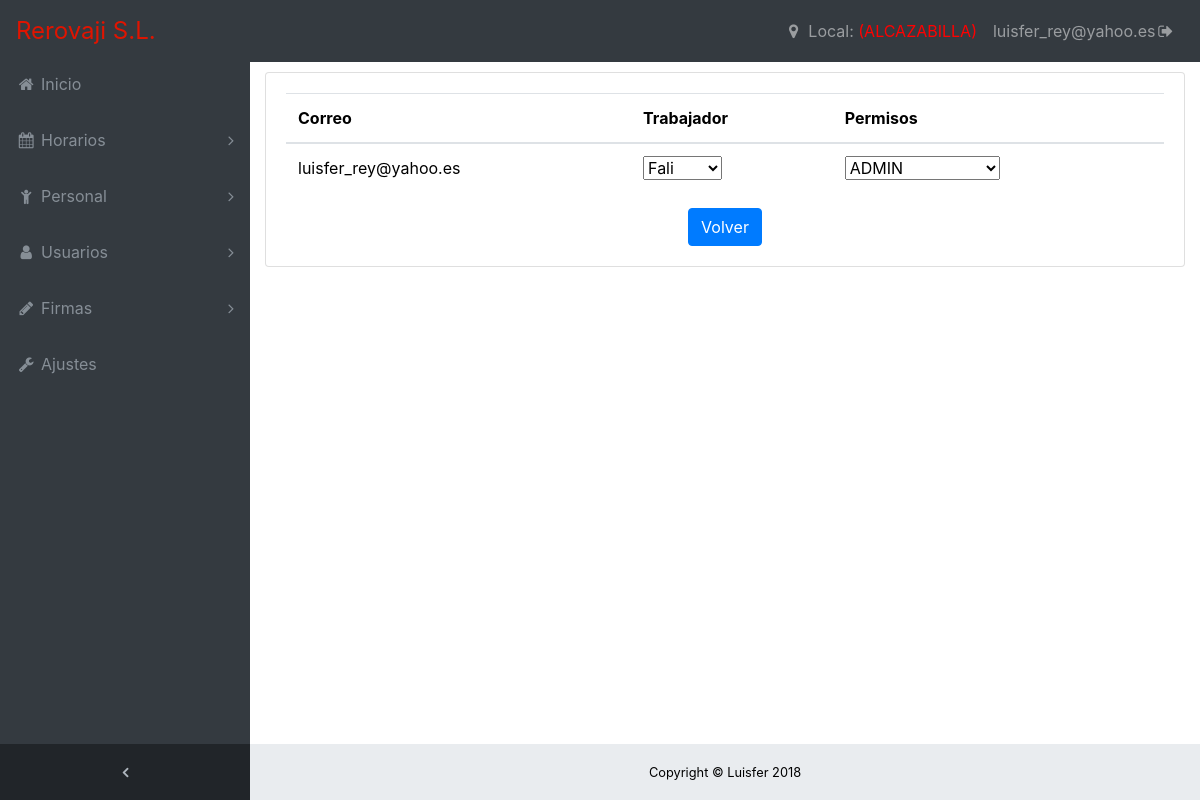
The app's page /user/permisos (signed in) with its own data.
### modelos.py (models this page shows, shortened)
class Usuario(Base):
    __tablename__='usuario'
    id=Column(Integer,primary_key=True)
    nombre = Column(String(120), index=True, nullable=False)
    correo=Column(String(120),index=True,nullable=False,unique=True)
    password=Column(String(120), index=True, nullable=False)
    id_trabajador=Column(Integer,nullable=True)
    rol=Column(Integer,nullable=False)

class Trabajador(Base):
    __tablename__ = 'trabajador'
    id = Column(Integer, primary_key=True)
    nombre = Column(String(120), index=True, nullable=False)
    apellido = Column(String(120), nullable=False)
    dni = Column(String(13))
    telefono=Column(String(13))
    contrato=Column(Integer,nullable=False)
    local=Column(Integer,nullable=False)

### main.py (the view, shortened to what this page needs)
@app.route("/user/permisos",methods=["GET","POST"])
@rol_required("ADMIN")
def asignar_permiso():
	usuarios=BD.getUsuarios()
	trabajadores=BD.getTrabajadores(session["local"])
	return render_template("/usuarios/permisos.html",usuarios=usuarios,trabajadores=trabajadores)

### controladorBaseDatos.py (called while the page is built)
def getTrabajadores(local):
	return session.query(Trabajador).filter(Trabajador.local==local).all()

def getTrabajadorByID(id_trabajador):
	return session.query(Trabajador).filter(Trabajador.id==id_trabajador).first()

def getUsuarios():
	return session.query(Usuario).all()

def getNombreRol(rol):
	x="NO AUTORIZADO"
	if rol==1:
		x="ADMIN"
	elif rol==2:
		x="ENCARGADO"
	elif rol==3:
		x="TRABAJADOR"
	return x

### utils/decoradores.py (called while the page is built)
def rol_required(rol):
    def decorator(fn):
        def wrapped_function(*args, **kwargs):
            if not ("rol" in session) and (request.method!="POST"):## tengo que ver si creo un metodo de seguridad para los post desde jquery
                return redirect(url_for('login'))
            else:
                if session["rol"]!=rol:
                    return("No tienes permiso rol")
            return fn(*args, **kwargs)
        return update_wrapper(wrapped_function, fn)
    return decorator

### utils/filtros.py (called while the page is built)
def nameByID(id_trabajador):
	nombre="NO ASIGNADO"
	if id_trabajador!=0:
		nombre=BD.getTrabajadorByID(id_trabajador).nombre
	return nombre

def rolName(id_rol):
	return BD.getNombreRol(id_rol)

def localName(id_local):
	local="ALCAZABILLA"
	if session["local"]==2:
		local="PACIFICO"
	return local

### templates/usuarios/permisos.html (shortened to what this page needs)
{% extends "base.html"%}
{% block content%}
<table class="table table-hover">
	    <thead>
	        <tr>
	        	<th>Correo</th>
	        	<th>Trabajador</th>
	        	<th>Permisos</th>
	        </tr>
	    </thead>
	   	    <tbody>
	   	    	{% for usuario in usuarios %}
	   	    		<tr>
		        		<td>{{usuario.correo}}</td>
		        		<td>
		        			<select class="trabajador" correo="{{usuario.correo}}">
  								<option value="{{usuario.id_trabajador}}">{{usuario.id_trabajador|nameByID}}</option>
							</select>
				   		<td>
			        		<select class="rol" correo="{{usuario.correo}}">
  								<option value="usuario.rol">{{usuario.rol|rolName}}</option>
							</select>
			       		</td>
		    		</tr>
				{% endfor %}
		    </tbody>
</table>
<center>
	<a href="{{url_for('main')}}" ><button class="btn btn-primary">Volver</button></a>
</center>
{% endblock%}

### templates/macros/barras.html (shortened to what this page needs)
{% from "./macros/menus.html" import menu_admin,menu_encargado,menu_empleado %}
{% macro barra(menu,admin) %}
<nav class="navbar navbar-expand-lg navbar-dark bg-dark fixed-top" id="mainNav">
    <a class="navbar-brand" href="{{url_for('main')}}">Rerovaji S.L.</a>
    <div class="collapse navbar-collapse" id="navbarResponsive">
      <ul class="navbar-nav navbar-sidenav" id="exampleAccordion">
        <li class="nav-item" data-toggle="tooltip" data-placement="right" title="Dashboard">
          <a class="nav-link" href="{{url_for('main')}}">
            <i class="fa fa-fw fa-home"></i>
            <span class="nav-link-text">Inicio</span>
          </a>
        </li>
          {{menu}}
      </ul>
      <ul class="navbar-nav sidenav-toggler">
        <li class="nav-item">
          <a class="nav-link text-center" id="sidenavToggler">
            <i class="fa fa-fw fa-angle-left"></i>
          </a>
        </li>
      </ul>
      <ul class="navbar-nav ml-auto">
      	{% if admin==True %}
	        <li class="nav-item ">
	           <a class="nav-link" data-toggle="modal" data-target="#local" href="#">
	              <i class="fa fa-fw fa-map-marker"></i>
	              <span class="nav-link-text">Local:&nbsp;<span style="color:red;">({{session['local']|localName}})</span></span>
	            </a>
	        </li>
      	{% endif %}
        <li class="nav-item">
          <a class="nav-link" data-toggle="modal" data-target="#logout">
            {{session["user"]}}<i class="fa fa-fw fa-sign-out"></i></a>
        </li>
      </ul>
    </div>
  </nav>
{% endmacro %}
{% macro barra_admin() %}
	{% set menu=menu_admin()%}
	{{barra(menu,True)}}
{% endmacro %}

### static/css/sb-admin.css (style rules this page uses)
html { position: relative; min-height: 100%; }
body { overflow-x: hidden; }
body.sticky-footer { margin-bottom: 56px; }
body.fixed-nav { padding-top: 56px; }
#mainNav .navbar-collapse { overflow: auto; max-height: 75vh; }
#mainNav .navbar-collapse .navbar-nav .nav-item .nav-link { cursor: pointer; }
#mainNav .navbar-collapse .sidenav-toggler { display: none; }
@media (min-width: 992px) { #mainNav .navbar-brand { width: 250px; } }
@media (min-width: 992px) { #mainNav .navbar-collapse { overflow: visible; max-height: none; } }
@media (min-width: 992px) { #mainNav .navbar-collapse .navbar-sidenav { position: absolute; top: 0; left: 0; -webkit-flex-direction: column; -ms-flex-direction: column; flex-direction: column; margin-top: 56px; } }
@media (min-width: 992px) { #mainNav .navbar-collapse .navbar-sidenav > .nav-item { width: 250px; padding: 0; } }
@media (min-width: 992px) { #mainNav .navbar-collapse .navbar-sidenav > .nav-item > .nav-link { padding: 1em; } }
#mainNav.fixed-top .sidenav-toggler { display: none; }
@media (min-width: 992px) { #mainNav.fixed-top .navbar-sidenav { height: calc(100vh - 112px); } }
@media (min-width: 992px) { #mainNav.fixed-top .sidenav-toggler { position: absolute; top: 0; left: 0; display: flex; -webkit-flex-direction: column; -ms-flex-direction: column; flex-direction: column; margin-top: calc(100vh - 56px); } }
@media (min-width: 992px) { #mainNav.fixed-top .sidenav-toggler > .nav-item { width: 250px; padding: 0; } }
@media (min-width: 992px) { #mainNav.fixed-top .sidenav-toggler > .nav-item > .nav-link { padding: 1em; } }
#mainNav.fixed-top.navbar-dark .sidenav-toggler { background-color: #212529; }
#mainNav.fixed-top.navbar-dark .sidenav-toggler a i { color: #adb5bd; }
#sidenavToggler i { font-weight: 800; }
#mainNav.navbar-dark .navbar-collapse .navbar-sidenav > .nav-item > .nav-link { color: #868e96; }
@media (min-width: 992px) { #mainNav.navbar-dark .navbar-collapse .navbar-sidenav { background: #343a40; } }

### static/css/stilo.css (style rules this page uses)
body { color: red; background-color: #fff; color:black; }
.navbar-brand { color:#e01400 !important; font-size: 150% !important; }

### records on screen
Usuario: user "luisfer_rey@yahoo.es", correo "luisfer_rey@yahoo.es", correo.nombre "Fali", rol+correo "ADMIN"

### other values on screen
{{ titulo }} "Horarios Personal Usuarios Firmas"
{{ session['local']|localName }} "ALCAZABILLA"
